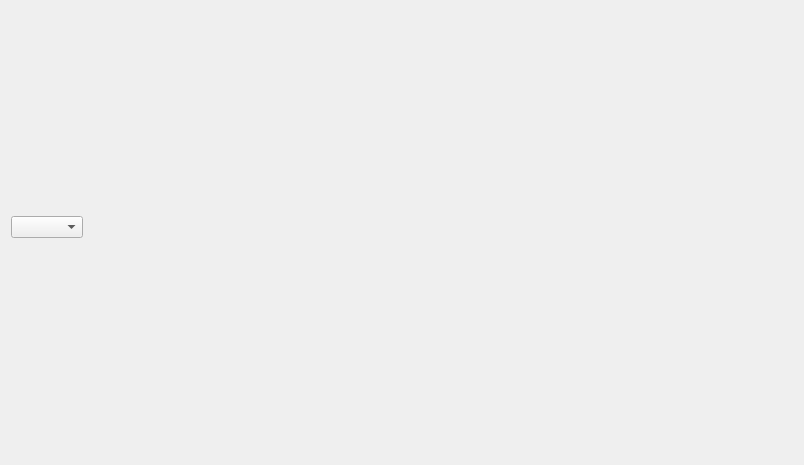
<?xml version="1.0" encoding="UTF-8"?>
<ui version="4.0">
 <class>QSttGbViewRpts</class>
 <widget class="QDialog" name="QSttGbViewRpts">
  <property name="geometry">
   <rect>
    <x>0</x>
    <y>0</y>
    <width>804</width>
    <height>465</height>
   </rect>
  </property>
  <property name="windowTitle">
   <string>Edit</string>
  </property>
  <layout class="QVBoxLayout" name="verticalLayout_2">
   <item>
    <layout class="QVBoxLayout" name="verticalLayout">
     <item>
      <layout class="QHBoxLayout" name="horizontalLayout_TestCount">
       <item>
        <widget class="QComboBox" name="m_cmbTestCount"/>
       </item>
       <item>
        <spacer name="horizontalSpacer">
         <property name="orientation">
          <enum>Qt::Horizontal</enum>
         </property>
         <property name="sizeHint" stdset="0">
          <size>
           <width>40</width>
           <height>20</height>
          </size>
         </property>
        </spacer>
       </item>
      </layout>
     </item>
     <item>
      <layout class="QHBoxLayout" name="horizontalLayout">
       <property name="spacing">
        <number>6</number>
       </property>
       <property name="topMargin">
        <number>10</number>
       </property>
      </layout>
     </item>
    </layout>
   </item>
  </layout>
 </widget>
 <resources/>
 <connections/>
</ui>
